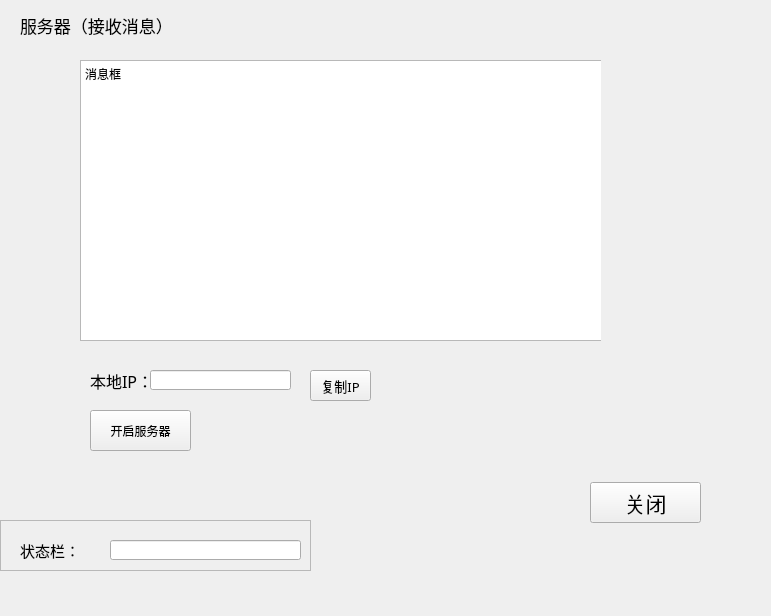
<?xml version="1.0" encoding="UTF-8"?>
<ui version="4.0">
 <class>MainWindow</class>
 <widget class="QMainWindow" name="MainWindow">
  <property name="geometry">
   <rect>
    <x>0</x>
    <y>0</y>
    <width>771</width>
    <height>616</height>
   </rect>
  </property>
  <property name="windowTitle">
   <string>MainWindow</string>
  </property>
  <widget class="QWidget" name="centralwidget">
   <widget class="QFrame" name="frame">
    <property name="geometry">
     <rect>
      <x>80</x>
      <y>60</y>
      <width>521</width>
      <height>281</height>
     </rect>
    </property>
    <property name="frameShape">
     <enum>QFrame::StyledPanel</enum>
    </property>
    <property name="frameShadow">
     <enum>QFrame::Raised</enum>
    </property>
    <widget class="QPlainTextEdit" name="xiaoxi">
     <property name="geometry">
      <rect>
       <x>0</x>
       <y>0</y>
       <width>531</width>
       <height>281</height>
      </rect>
     </property>
     <property name="plainText">
      <string>消息框</string>
     </property>
    </widget>
   </widget>
   <widget class="QLabel" name="tou">
    <property name="geometry">
     <rect>
      <x>20</x>
      <y>10</y>
      <width>191</width>
      <height>31</height>
     </rect>
    </property>
    <property name="font">
     <font>
      <family>等线</family>
      <pointsize>13</pointsize>
     </font>
    </property>
    <property name="text">
     <string>服务器（接收消息）</string>
    </property>
   </widget>
   <widget class="QPushButton" name="guanbi">
    <property name="geometry">
     <rect>
      <x>590</x>
      <y>482</y>
      <width>111</width>
      <height>41</height>
     </rect>
    </property>
    <property name="font">
     <font>
      <family>幼圆</family>
      <pointsize>16</pointsize>
     </font>
    </property>
    <property name="text">
     <string>关闭</string>
    </property>
   </widget>
   <widget class="QFrame" name="frame_2">
    <property name="geometry">
     <rect>
      <x>0</x>
      <y>520</y>
      <width>311</width>
      <height>51</height>
     </rect>
    </property>
    <property name="frameShape">
     <enum>QFrame::StyledPanel</enum>
    </property>
    <property name="frameShadow">
     <enum>QFrame::Raised</enum>
    </property>
    <widget class="QLineEdit" name="zhuangtai">
     <property name="geometry">
      <rect>
       <x>110</x>
       <y>20</y>
       <width>191</width>
       <height>20</height>
      </rect>
     </property>
    </widget>
    <widget class="QLabel" name="label_2">
     <property name="geometry">
      <rect>
       <x>20</x>
       <y>20</y>
       <width>61</width>
       <height>21</height>
      </rect>
     </property>
     <property name="font">
      <font>
       <family>幼圆</family>
       <pointsize>11</pointsize>
      </font>
     </property>
     <property name="text">
      <string>状态栏：</string>
     </property>
    </widget>
   </widget>
   <widget class="QLabel" name="label">
    <property name="geometry">
     <rect>
      <x>90</x>
      <y>370</y>
      <width>61</width>
      <height>21</height>
     </rect>
    </property>
    <property name="font">
     <font>
      <family>等线</family>
      <pointsize>12</pointsize>
     </font>
    </property>
    <property name="text">
     <string>本地IP：</string>
    </property>
   </widget>
   <widget class="QLineEdit" name="IPlan">
    <property name="geometry">
     <rect>
      <x>150</x>
      <y>370</y>
      <width>141</width>
      <height>20</height>
     </rect>
    </property>
    <property name="readOnly">
     <bool>false</bool>
    </property>
   </widget>
   <widget class="QPushButton" name="pushButton">
    <property name="geometry">
     <rect>
      <x>310</x>
      <y>370</y>
      <width>61</width>
      <height>31</height>
     </rect>
    </property>
    <property name="font">
     <font>
      <family>等线</family>
      <pointsize>10</pointsize>
     </font>
    </property>
    <property name="text">
     <string>复制IP</string>
    </property>
   </widget>
   <widget class="QPushButton" name="pushButton_2">
    <property name="geometry">
     <rect>
      <x>90</x>
      <y>410</y>
      <width>101</width>
      <height>41</height>
     </rect>
    </property>
    <property name="text">
     <string>开启服务器</string>
    </property>
   </widget>
  </widget>
  <widget class="QMenuBar" name="menubar">
   <property name="geometry">
    <rect>
     <x>0</x>
     <y>0</y>
     <width>771</width>
     <height>26</height>
    </rect>
   </property>
  </widget>
 </widget>
 <resources/>
 <connections>
  <connection>
   <sender>guanbi</sender>
   <signal>clicked()</signal>
   <receiver>MainWindow</receiver>
   <slot>close()</slot>
   <hints>
    <hint type="sourcelabel">
     <x>644</x>
     <y>531</y>
    </hint>
    <hint type="destinationlabel">
     <x>732</x>
     <y>533</y>
    </hint>
   </hints>
  </connection>
  <connection>
   <sender>pushButton</sender>
   <signal>clicked()</signal>
   <receiver>zhuangtai</receiver>
   <slot>clear()</slot>
   <hints>
    <hint type="sourcelabel">
     <x>341</x>
     <y>415</y>
    </hint>
    <hint type="destinationlabel">
     <x>253</x>
     <y>573</y>
    </hint>
   </hints>
  </connection>
  <connection>
   <sender>pushButton</sender>
   <signal>pressed()</signal>
   <receiver>IPlan</receiver>
   <slot>selectAll()</slot>
   <hints>
    <hint type="sourcelabel">
     <x>313</x>
     <y>406</y>
    </hint>
    <hint type="destinationlabel">
     <x>279</x>
     <y>403</y>
    </hint>
   </hints>
  </connection>
  <connection>
   <sender>pushButton</sender>
   <signal>released()</signal>
   <receiver>IPlan</receiver>
   <slot>copy()</slot>
   <hints>
    <hint type="sourcelabel">
     <x>312</x>
     <y>416</y>
    </hint>
    <hint type="destinationlabel">
     <x>282</x>
     <y>409</y>
    </hint>
   </hints>
  </connection>
  <connection>
   <sender>IPlan</sender>
   <signal>textChanged(QString)</signal>
   <receiver>zhuangtai</receiver>
   <slot>setText(QString)</slot>
   <hints>
    <hint type="sourcelabel">
     <x>213</x>
     <y>407</y>
    </hint>
    <hint type="destinationlabel">
     <x>224</x>
     <y>578</y>
    </hint>
   </hints>
  </connection>
 </connections>
</ui>
